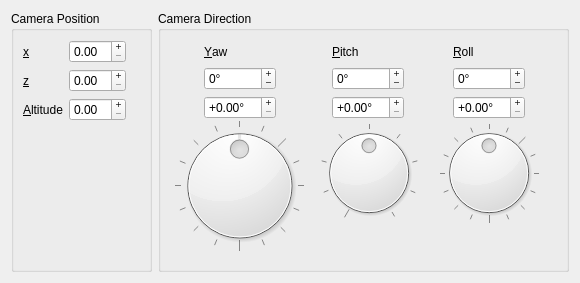
<ui version="4.0" >
 <class>CameraSettings</class>
 <widget class="QWidget" name="CameraSettings" >
  <property name="geometry" >
   <rect>
    <x>0</x>
    <y>0</y>
    <width>578</width>
    <height>281</height>
   </rect>
  </property>
  <property name="sizePolicy" >
   <sizepolicy vsizetype="Fixed" hsizetype="Fixed" >
    <horstretch>0</horstretch>
    <verstretch>0</verstretch>
   </sizepolicy>
  </property>
  <property name="windowTitle" >
   <string>Camera Settings</string>
  </property>
  <layout class="QHBoxLayout" name="horizontalLayout_2" >
   <property name="sizeConstraint" >
    <enum>QLayout::SetDefaultConstraint</enum>
   </property>
   <item>
    <layout class="QHBoxLayout" name="horizontalLayout" >
     <item>
      <widget class="QGroupBox" name="groupBox" >
       <property name="minimumSize" >
        <size>
         <width>141</width>
         <height>261</height>
        </size>
       </property>
       <property name="maximumSize" >
        <size>
         <width>141</width>
         <height>261</height>
        </size>
       </property>
       <property name="title" >
        <string>Camera Position</string>
       </property>
       <layout class="QFormLayout" name="formLayout_2" >
        <item row="0" column="0" >
         <layout class="QFormLayout" name="formLayout" >
          <item row="1" column="0" >
           <widget class="QLabel" name="label_2" >
            <property name="text" >
             <string>&amp;z</string>
            </property>
            <property name="buddy" >
             <cstring>doubleSpinBox_5</cstring>
            </property>
           </widget>
          </item>
          <item row="2" column="0" >
           <widget class="QLabel" name="label_3" >
            <property name="text" >
             <string>&amp;Altitude</string>
            </property>
            <property name="buddy" >
             <cstring>doubleSpinBox_6</cstring>
            </property>
           </widget>
          </item>
          <item row="0" column="1" >
           <widget class="QDoubleSpinBox" name="doubleSpinBox_4" >
            <property name="buttonSymbols" >
             <enum>QAbstractSpinBox::PlusMinus</enum>
            </property>
           </widget>
          </item>
          <item row="1" column="1" >
           <widget class="QDoubleSpinBox" name="doubleSpinBox_5" >
            <property name="buttonSymbols" >
             <enum>QAbstractSpinBox::PlusMinus</enum>
            </property>
           </widget>
          </item>
          <item row="2" column="1" >
           <widget class="QDoubleSpinBox" name="doubleSpinBox_6" >
            <property name="buttonSymbols" >
             <enum>QAbstractSpinBox::PlusMinus</enum>
            </property>
           </widget>
          </item>
          <item row="0" column="0" >
           <widget class="QLabel" name="label" >
            <property name="text" >
             <string>&amp;x</string>
            </property>
            <property name="buddy" >
             <cstring>doubleSpinBox_4</cstring>
            </property>
           </widget>
          </item>
         </layout>
        </item>
       </layout>
      </widget>
     </item>
     <item>
      <widget class="QGroupBox" name="groupBox_2" >
       <property name="minimumSize" >
        <size>
         <width>411</width>
         <height>261</height>
        </size>
       </property>
       <property name="maximumSize" >
        <size>
         <width>411</width>
         <height>261</height>
        </size>
       </property>
       <property name="title" >
        <string>Camera Direction</string>
       </property>
       <widget class="QDial" name="dial" >
        <property name="geometry" >
         <rect>
          <x>11</x>
          <y>109</y>
          <width>141</width>
          <height>131</height>
         </rect>
        </property>
        <property name="minimum" >
         <number>-180</number>
        </property>
        <property name="maximum" >
         <number>180</number>
        </property>
        <property name="wrapping" >
         <bool>true</bool>
        </property>
        <property name="notchTarget" >
         <double>22.500000000000000</double>
        </property>
        <property name="notchesVisible" >
         <bool>true</bool>
        </property>
       </widget>
       <widget class="QDial" name="dial_2" >
        <property name="geometry" >
         <rect>
          <x>161</x>
          <y>112</y>
          <width>100</width>
          <height>100</height>
         </rect>
        </property>
        <property name="minimum" >
         <number>-90</number>
        </property>
        <property name="maximum" >
         <number>90</number>
        </property>
        <property name="value" >
         <number>0</number>
        </property>
        <property name="sliderPosition" >
         <number>0</number>
        </property>
        <property name="orientation" >
         <enum>Qt::Horizontal</enum>
        </property>
        <property name="invertedAppearance" >
         <bool>false</bool>
        </property>
        <property name="invertedControls" >
         <bool>false</bool>
        </property>
        <property name="wrapping" >
         <bool>false</bool>
        </property>
        <property name="notchTarget" >
         <double>22.500000000000000</double>
        </property>
        <property name="notchesVisible" >
         <bool>true</bool>
        </property>
       </widget>
       <widget class="QDial" name="dial_3" >
        <property name="geometry" >
         <rect>
          <x>281</x>
          <y>112</y>
          <width>100</width>
          <height>100</height>
         </rect>
        </property>
        <property name="minimum" >
         <number>-180</number>
        </property>
        <property name="maximum" >
         <number>180</number>
        </property>
        <property name="wrapping" >
         <bool>true</bool>
        </property>
        <property name="notchTarget" >
         <double>22.500000000000000</double>
        </property>
        <property name="notchesVisible" >
         <bool>true</bool>
        </property>
       </widget>
       <widget class="QWidget" name="layoutWidget_2" >
        <property name="geometry" >
         <rect>
          <x>295</x>
          <y>31</y>
          <width>72</width>
          <height>77</height>
         </rect>
        </property>
        <layout class="QVBoxLayout" name="verticalLayout" >
         <item>
          <widget class="QLabel" name="label_6" >
           <property name="text" >
            <string>&amp;Roll</string>
           </property>
           <property name="buddy" >
            <cstring>spinBox_3</cstring>
           </property>
          </widget>
         </item>
         <item>
          <widget class="QSpinBox" name="spinBox_3" >
           <property name="buttonSymbols" >
            <enum>QAbstractSpinBox::PlusMinus</enum>
           </property>
           <property name="suffix" >
            <string>°</string>
           </property>
           <property name="prefix" >
            <string/>
           </property>
           <property name="minimum" >
            <number>-180</number>
           </property>
           <property name="maximum" >
            <number>180</number>
           </property>
          </widget>
         </item>
         <item>
          <widget class="QDoubleSpinBox" name="doubleSpinBox_3" >
           <property name="buttonSymbols" >
            <enum>QAbstractSpinBox::PlusMinus</enum>
           </property>
           <property name="prefix" >
            <string>+</string>
           </property>
           <property name="suffix" >
            <string>°</string>
           </property>
           <property name="maximum" >
            <double>1.000000000000000</double>
           </property>
           <property name="singleStep" >
            <double>0.010000000000000</double>
           </property>
          </widget>
         </item>
        </layout>
       </widget>
       <widget class="QWidget" name="layoutWidget_3" >
        <property name="geometry" >
         <rect>
          <x>174</x>
          <y>31</y>
          <width>72</width>
          <height>77</height>
         </rect>
        </property>
        <layout class="QVBoxLayout" name="verticalLayout_2" >
         <item>
          <widget class="QLabel" name="label_5" >
           <property name="text" >
            <string>&amp;Pitch</string>
           </property>
           <property name="buddy" >
            <cstring>spinBox_2</cstring>
           </property>
          </widget>
         </item>
         <item>
          <widget class="QSpinBox" name="spinBox_2" >
           <property name="buttonSymbols" >
            <enum>QAbstractSpinBox::PlusMinus</enum>
           </property>
           <property name="suffix" >
            <string>°</string>
           </property>
           <property name="prefix" >
            <string/>
           </property>
           <property name="minimum" >
            <number>-180</number>
           </property>
           <property name="maximum" >
            <number>180</number>
           </property>
          </widget>
         </item>
         <item>
          <widget class="QDoubleSpinBox" name="doubleSpinBox_2" >
           <property name="buttonSymbols" >
            <enum>QAbstractSpinBox::PlusMinus</enum>
           </property>
           <property name="prefix" >
            <string>+</string>
           </property>
           <property name="suffix" >
            <string>°</string>
           </property>
           <property name="maximum" >
            <double>1.000000000000000</double>
           </property>
           <property name="singleStep" >
            <double>0.010000000000000</double>
           </property>
          </widget>
         </item>
        </layout>
       </widget>
       <widget class="QWidget" name="layoutWidget_4" >
        <property name="geometry" >
         <rect>
          <x>46</x>
          <y>31</y>
          <width>72</width>
          <height>77</height>
         </rect>
        </property>
        <layout class="QVBoxLayout" name="verticalLayout_3" >
         <item>
          <widget class="QLabel" name="label_4" >
           <property name="text" >
            <string>&amp;Yaw</string>
           </property>
           <property name="buddy" >
            <cstring>spinBox</cstring>
           </property>
          </widget>
         </item>
         <item>
          <widget class="QSpinBox" name="spinBox" >
           <property name="buttonSymbols" >
            <enum>QAbstractSpinBox::PlusMinus</enum>
           </property>
           <property name="suffix" >
            <string>°</string>
           </property>
           <property name="prefix" >
            <string/>
           </property>
           <property name="minimum" >
            <number>-180</number>
           </property>
           <property name="maximum" >
            <number>180</number>
           </property>
          </widget>
         </item>
         <item>
          <widget class="QDoubleSpinBox" name="doubleSpinBox" >
           <property name="buttonSymbols" >
            <enum>QAbstractSpinBox::PlusMinus</enum>
           </property>
           <property name="prefix" >
            <string>+</string>
           </property>
           <property name="suffix" >
            <string>°</string>
           </property>
           <property name="maximum" >
            <double>1.000000000000000</double>
           </property>
           <property name="singleStep" >
            <double>0.010000000000000</double>
           </property>
          </widget>
         </item>
        </layout>
       </widget>
      </widget>
     </item>
    </layout>
   </item>
  </layout>
 </widget>
 <tabstops>
  <tabstop>doubleSpinBox_4</tabstop>
  <tabstop>doubleSpinBox_5</tabstop>
  <tabstop>doubleSpinBox_6</tabstop>
  <tabstop>spinBox</tabstop>
  <tabstop>doubleSpinBox</tabstop>
  <tabstop>spinBox_2</tabstop>
  <tabstop>doubleSpinBox_2</tabstop>
  <tabstop>spinBox_3</tabstop>
  <tabstop>doubleSpinBox_3</tabstop>
  <tabstop>dial</tabstop>
  <tabstop>dial_2</tabstop>
  <tabstop>dial_3</tabstop>
 </tabstops>
 <resources/>
 <connections>
  <connection>
   <sender>spinBox</sender>
   <signal>valueChanged(int)</signal>
   <receiver>dial</receiver>
   <slot>setValue(int)</slot>
   <hints>
    <hint type="sourcelabel" >
     <x>234</x>
     <y>78</y>
    </hint>
    <hint type="destinationlabel" >
     <x>272</x>
     <y>158</y>
    </hint>
   </hints>
  </connection>
  <connection>
   <sender>dial</sender>
   <signal>valueChanged(int)</signal>
   <receiver>spinBox</receiver>
   <slot>setValue(int)</slot>
   <hints>
    <hint type="sourcelabel" >
     <x>212</x>
     <y>145</y>
    </hint>
    <hint type="destinationlabel" >
     <x>238</x>
     <y>72</y>
    </hint>
   </hints>
  </connection>
  <connection>
   <sender>dial_2</sender>
   <signal>valueChanged(int)</signal>
   <receiver>spinBox_2</receiver>
   <slot>setValue(int)</slot>
   <hints>
    <hint type="sourcelabel" >
     <x>351</x>
     <y>144</y>
    </hint>
    <hint type="destinationlabel" >
     <x>364</x>
     <y>74</y>
    </hint>
   </hints>
  </connection>
  <connection>
   <sender>spinBox_2</sender>
   <signal>valueChanged(int)</signal>
   <receiver>dial_2</receiver>
   <slot>setValue(int)</slot>
   <hints>
    <hint type="sourcelabel" >
     <x>377</x>
     <y>77</y>
    </hint>
    <hint type="destinationlabel" >
     <x>381</x>
     <y>160</y>
    </hint>
   </hints>
  </connection>
  <connection>
   <sender>spinBox_3</sender>
   <signal>valueChanged(int)</signal>
   <receiver>dial_3</receiver>
   <slot>setValue(int)</slot>
   <hints>
    <hint type="sourcelabel" >
     <x>480</x>
     <y>74</y>
    </hint>
    <hint type="destinationlabel" >
     <x>493</x>
     <y>177</y>
    </hint>
   </hints>
  </connection>
  <connection>
   <sender>dial_3</sender>
   <signal>valueChanged(int)</signal>
   <receiver>spinBox_3</receiver>
   <slot>setValue(int)</slot>
   <hints>
    <hint type="sourcelabel" >
     <x>496</x>
     <y>148</y>
    </hint>
    <hint type="destinationlabel" >
     <x>511</x>
     <y>69</y>
    </hint>
   </hints>
  </connection>
 </connections>
</ui>
